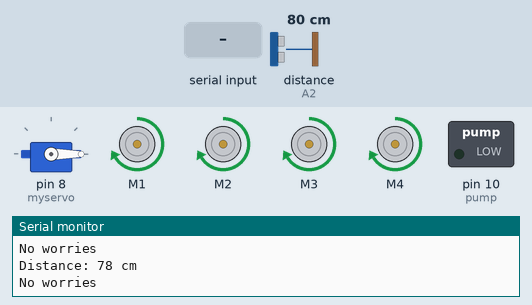
Recording of a sketch running on a simulated Arduino Uno, built with avr-gcc and run on an emulated ATmega328P. Parts: servo, 4 × DC motor (green arrow = forward, orange = backward, longer = faster), switched loads named in the sketch (green lamp = pin HIGH), the last lines printed to the serial monitor. Wiring (inferred from the names in the program): ultrasonic range finder: trigger A3; echo A2. Inputs (shaded band) come from the test bench; at power-on: distance to the obstacle (sensor on A2) 80 cm. The echo pulse lasts 58.3 µs per cm; pins used as bus, display or sensor lines are not drawn.

Above: at 1.2 s.
1.3 s: "5" received over Serial
At 2.3 s:
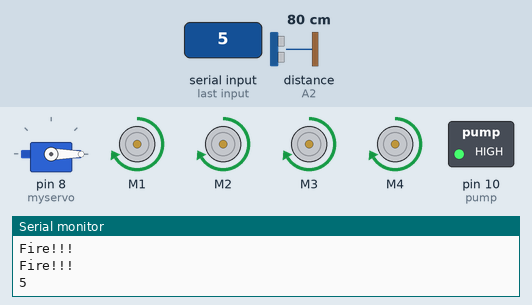
At 19.5 s:
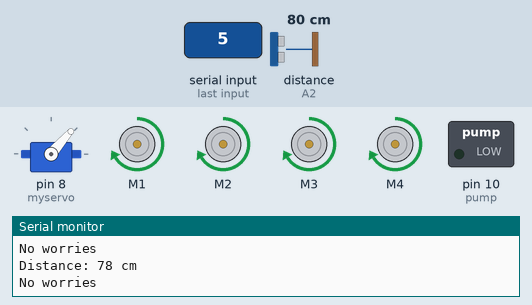
Timing chart, 0 to 20.5 s (numbered marks = the images above; inputs shaded):
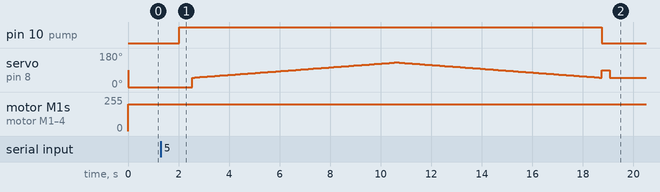

Measured:
- after the input at 1.3 s, pin 10 (pump): LOW → HIGH after 0.74 s, → LOW 16.7 s later; servo on pin 8 (myservo): 0° → 50° after 1.2 s, → 51° 0.10 s later, → 52° 0.10 s later, → 53° 0.10 s later, … (163 changes in this stretch)

The sketch:

copy.ino
```cpp
#include <Servo.h>
#include <AFMotor.h>
Servo myservo;

int pos = 0;
const int flamePin = 11;
char Flame = LOW;
int distancer;
int distancel;


#define MAX_SPEED 200 // sets speed of DC  motors
#define MAX_SPEED_OFFSET 20

AF_DCMotor motor1(1);
AF_DCMotor motor2(2);
AF_DCMotor motor3(3);
AF_DCMotor motor4(4);


int speedSet = 0;
#define trigPin A3    // ultrasonic sensor
#define echoPin A2    // ultrasonic sensor
#define pump 10      // water pump[DC motor]
#define FS A4        // flame sensor


//Servo
const int sensorMin = 0;     // sensor min
const int sensorMax = 1024;  // sensor max

// defines variables
long duration; // variable for the duration of sound wave travel
int distance;  // variable for the distance measurement
int ultrasonic();

void setup()
{
  pinMode(pump, OUTPUT);
  pinMode(FS, INPUT);
  pinMode(trigPin, OUTPUT);
  pinMode(echoPin, INPUT);

  Serial.begin(9600);

  myservo.attach(8); //Water Pump's Base Servo Motor
  myservo.write(90);
//  pinMode(FS, INPUT);
//  Serial.begin(9600);

  motor1.setSpeed(200);
  motor1.run(RELEASE);
  motor2.setSpeed(200);
  motor2.run(RELEASE);
  motor3.setSpeed(200);
  motor3.run(RELEASE);
  motor4.setSpeed(200);
  motor4.run(RELEASE);

}


void fire_ex()
{
  delay (500);
  moveForward(); /////////////////////////////////////////////////

  digitalWrite(pump, HIGH); //Turn the pump ON for DC Motor
  delay(500);

  for (pos = 50; pos <= 130; pos += 1) {
    myservo.write(pos);
    delay(100);
  }
  for (pos = 130; pos >= 50; pos -= 1) {
    myservo.write(pos);
    delay(100);
  }

  digitalWrite(pump, LOW);
  myservo.write(90);

  Flame = LOW;
}

int ultrasonic()
{
  digitalWrite(trigPin, LOW);
  delayMicroseconds(2);
  // Sets the trigPin HIGH (ACTIVE) for 10 microseconds
  digitalWrite(trigPin, HIGH);
  delayMicroseconds(10);
  digitalWrite(trigPin, LOW);
  // Reads the echoPin, returns the sound wave travel time in microseconds
  duration = pulseIn(echoPin, HIGH);
  // Calculating the distance
  distance = duration * 0.034 / 2; // Speed of sound wave divided by 2 (go and back)
  // Displays the distance on the Serial Monitor
  Serial.print("Distance: ");
  Serial.print(distance);
  Serial.println(" cm");
  return distance;
}

int right()
{
  myservo.write(50);
  delay(500);
  int dist = ultrasonic();
  delay(100);
  myservo.write(110);
  return dist;
}
int left()
{
  myservo.write(170);
  delay(500);
  int dist = ultrasonic();
  delay(100);
  myservo.write(110);
  return dist;
}
void moveStop()
{
  motor1.run(RELEASE);
  motor2.run(RELEASE);
  motor3.run(RELEASE);
  motor4.run(RELEASE);
}

void moveForward() {
  motor1.run(FORWARD);
  motor2.run(FORWARD);
  motor3.run(FORWARD);
  motor4.run(FORWARD);
}

void turnRight() {
  motor1.run(FORWARD);
  motor2.run(FORWARD);
  motor3.run(BACKWARD);
  motor4.run(BACKWARD);
  delay(500);
  motor1.run(FORWARD);
  motor2.run(FORWARD);
  motor3.run(FORWARD);
  motor4.run(FORWARD);
}

void turnLeft() {
  motor1.run(BACKWARD);
  motor2.run(BACKWARD);
  motor3.run(FORWARD);
  motor4.run(FORWARD);
  delay(500);
  motor1.run(FORWARD);
  motor2.run(FORWARD);
  motor3.run(FORWARD);
  motor4.run(FORWARD);
}

void loop()
{
  moveForward();
  ultrasonic();
  myservo.write(pos);

//  Flame = digitalRead(flamePin);
  Flame = Serial.read();
//  if (Flame == HIGH)
  if (Flame == '5')
  {
    Serial.println("Fire!!!");
    Serial.println("Fire!!!");
    Serial.println(Flame);
    fire_ex();

  }
  else
  {
    Serial.println("No worries");

  }
  if (distance > 8)
  {

    moveForward();
  }

  // else if (distance < 8 & Flame == HIGH)
  else if ((distance < 8) && (Flame == '5'))
  {

    moveStop();
    fire_ex();
    delay(500);
  }
  else if (distance < 8)
  {
    distancer = right();
    distancel = left();
    if (distancer > distancel)
    {
      turnRight();
    }
    else if (distancer < distancel)
    {
      turnLeft();
    }
  }

  delay(300); //Slow down the speed of robot

}
```
